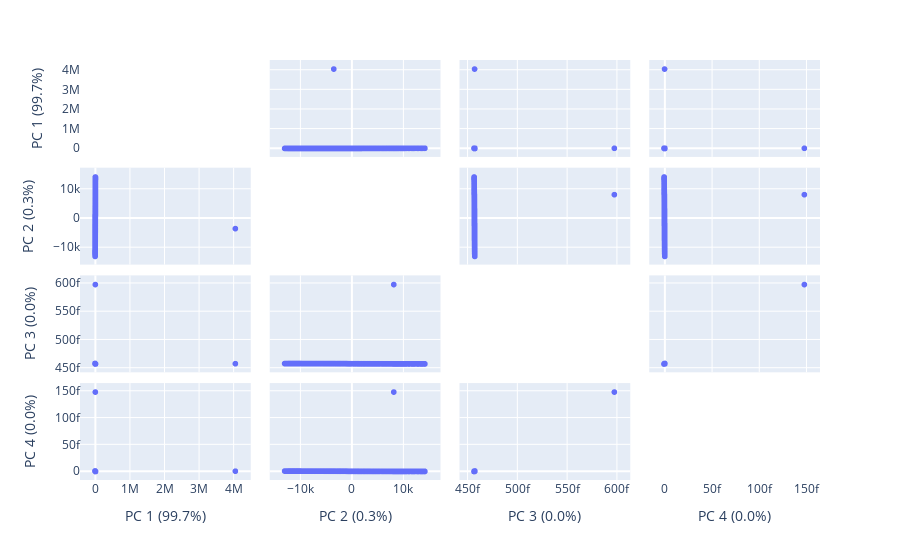

The notebook cell this image was saved under:
### Code cell
# adapted example: show the Principal Components
# Note: I want to display the principal axes on the original coordinate system (eigenvectors in original coordinate system)

import plotly.express as px
from sklearn.decomposition import PCA

df = S2.data_chns
features = ['eeg_channel_'+str(i) for i in [1,3,6,8]]

pca = PCA()
components = pca.fit_transform(df[features])
labels = {
    str(i): f"PC {i+1} ({var:.1f}%)"
    for i, var in enumerate(pca.explained_variance_ratio_ * 100)
}

fig = px.scatter_matrix(
    components,
    labels=labels,
    dimensions=range(4),
)
fig.update_traces(diagonal_visible=False)
fig.show()

### Figure 1 — Plotly figure (JSON) as saved in the notebook; plotly's stock layout.template omitted (floating-point values rounded to 4 significant figures; data arrays with more than 128 entries replaced by an {"elided": "..."} marker saying what was removed)
{"data": [{"diagonal": {"visible": false}, "dimensions": [{"axis": {"matches": true}, "label": "PC 1 (99.7%)", "values": {"elided": "1265 float values"}}, {"axis": {"matches": true}, "label": "PC 2 (0.3%)", "values": {"elided": "1265 float values"}}, {"axis": {"matches": true}, "label": "PC 3 (0.0%)", "values": {"elided": "1265 float values"}}, {"axis": {"matches": true}, "label": "PC 4 (0.0%)", "values": {"elided": "1265 float values"}}], "hovertemplate": "%{xaxis.title.text}=%{x}<br>%{yaxis.title.text}=%{y}<extra></extra>", "legendgroup": "", "marker": {"color": "#636efa", "symbol": "circle"}, "name": "", "showlegend": false, "type": "splom"}], "layout": {"dragmode": "select", "legend": {"tracegroupgap": 0}, "margin": {"t": 60}}}
